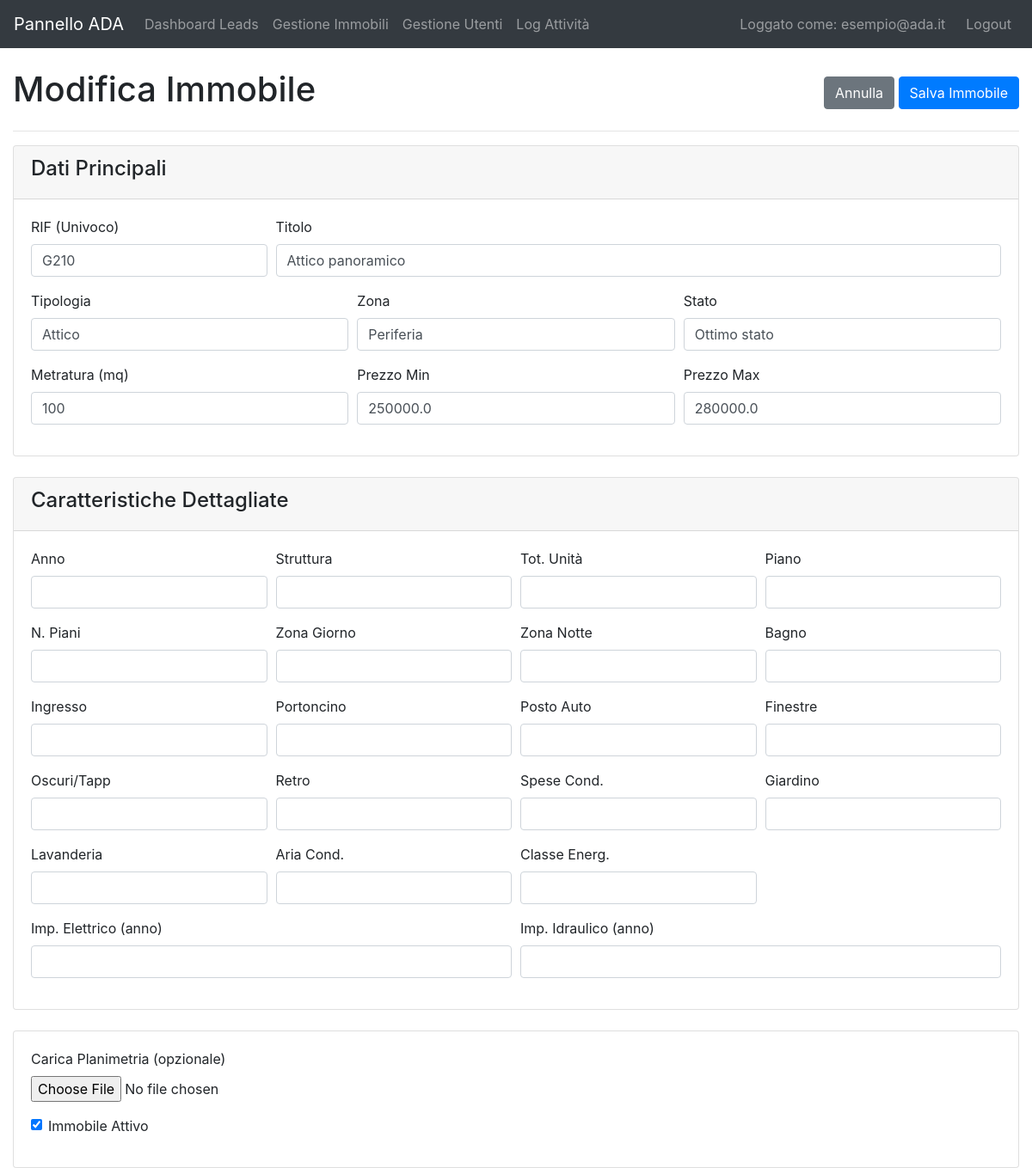
Screenshot of /admin/property/edit/3 (signed in) with the database file from the repository.
### app/models.py (models this page shows, shortened)
class User(UserMixin, db.Model):
    __tablename__ = 'users'
    id = db.Column(db.Integer, primary_key=True)
    email = db.Column(db.String(120), unique=True, nullable=False)
    password_hash = db.Column(db.String(128))

class Property(db.Model):
    __tablename__ = 'properties'
    id = db.Column(db.Integer, primary_key=True)
    rif = db.Column(db.String(50), unique=True, nullable=False)
    titolo = db.Column(db.String(200), nullable=False)
    tipologia = db.Column(db.String(100))
    zona = db.Column(db.String(100))
    indirizzo_parziale = db.Column(db.String(200))
    mq = db.Column(db.Integer)
    prezzo_min = db.Column(db.Float)
    prezzo_max = db.Column(db.Float)
    stato = db.Column(db.String(50))
    caratteristiche_json = db.Column(db.JSON)
    attivo = db.Column(db.Boolean, default=True)
    assets = db.relationship('PropertyAsset', backref='property', lazy=True)

### app/admin/routes.py (the view, shortened to what this page needs)
@bp.route('/property/edit/<int:property_id>', methods=['GET', 'POST'])
@login_required
def edit_property(property_id):
    prop = Property.query.get_or_404(property_id)
    return render_template('admin/property_form.html', property=prop)

### app/templates/admin/property_form.html (shortened to what this page needs)
{% extends "admin/base.html" %}
{% block content %}
<form method="POST" enctype="multipart/form-data">
    <div class="d-flex justify-content-between align-items-center mb-3">
        <h1>{{ 'Modifica' if property else 'Aggiungi' }} Immobile</h1>
        <div>
            <a href="{{ url_for('admin.properties') }}" class="btn btn-secondary">Annulla</a>
            <button type="submit" class="btn btn-primary">Salva Immobile</button>
        </div>
    </div>
    <hr>
    <div class="card mb-4">
        <div class="card-header">
            <h4>Dati Principali</h4>
        </div>
        <div class="card-body">
            <div class="form-row">
                <div class="form-group col-md-3">
                    <label for="rif">RIF (Univoco)</label>
                    <input type="text" class="form-control" id="rif" name="rif" value="{{ property.rif if property else '' }}" required>
                </div>
                <div class="form-group col-md-9">
                    <label for="titolo">Titolo</label>
                    <input type="text" class="form-control" id="titolo" name="titolo" value="{{ property.titolo if property else '' }}" required>
                </div>
            </div>
            <div class="form-row">
                <div class="form-group col-md-4">
                    <label for="tipologia">Tipologia</label>
                    <input type="text" class="form-control" id="tipologia" name="tipologia" value="{{ property.tipologia if property else '' }}">
                </div>
                <div class="form-group col-md-4">
                    <label for="zona">Zona</label>
                    <input type="text" class="form-control" id="zona" name="zona" value="{{ property.zona if property else '' }}">
                </div>
                 <div class="form-group col-md-4">
                    <label for="stato">Stato</label>
                    <input type="text" class="form-control" id="stato" name="stato" value="{{ property.stato if property else '' }}">
                </div>
            </div>
            <div class="form-row">
                <div class="form-group col-md-4">
                    <label for="mq">Metratura (mq)</label>
                    <input type="number" class="form-control" id="mq" name="mq" value="{{ property.mq if property else '' }}">
                </div>
                <div class="form-group col-md-4">
                    <label for="prezzo_min">Prezzo Min</label>
                    <input type="number" step="0.01" class="form-control" id="prezzo_min" name="prezzo_min" value="{{ property.prezzo_min if property else '' }}">
                </div>
                <div class="form-group col-md-4">
                    <label for="prezzo_max">Prezzo Max</label>
                    <input type="number" step="0.01" class="form-control" id="prezzo_max" name="prezzo_max" value="{{ property.prezzo_max if property else '' }}">
                </div>
            </div>
        </div>
    </div>
    <div class="card mb-4">
        <div class="card-header">
            <h4>Caratteristiche Dettagliate</h4>
        </div>
        <div class="card-body">
            <div class="form-row">
                <div class="form-group col-md-3"><label for="char_anno">Anno</label><input type="text" class="form-control" id="char_anno" name="char_anno" value="{{ property.caratteristiche_json.get('anno', '') if property }}"></div>
                <div class="form-group col-md-3"><label for="char_struttura">Struttura</label><input type="text" class="form-control" id="char_struttura" name="char_struttura" value="{{ property.caratteristiche_json.get('struttura', '') if property }}"></div>
                <div class="form-group col-md-3"><label for="char_tot_unita">Tot. Unità</label><input type="text" class="form-control" id="char_tot_unita" name="char_tot_unita" value="{{ property.caratteristiche_json.get('tot_unita', '') if property }}"></div>
                <div class="form-group col-md-3"><label for="char_piano">Piano</label><input type="text" class="form-control" id="char_piano" name="char_piano" value="{{ property.caratteristiche_json.get('piano', '') if property }}"></div>
            </div>
            <div class="form-row">
                <div class="form-group col-md-3"><label for="char_n_piani">N. Piani</label><input type="text" class="form-control" id="char_n_piani" name="char_n_piani" value="{{ property.caratteristiche_json.get('n_piani', '') if property }}"></div>
                <div class="form-group col-md-3"><label for="char_zona_giorno">Zona Giorno</label><input type="text" class="form-control" id="char_zona_giorno" name="char_zona_giorno" value="{{ property.caratteristiche_json.get('zona_giorno', '') if property }}"></div>
                <div class="form-group col-md-3"><label for="char_zona_notte">Zona Notte</label><input type="text" class="form-control" id="char_zona_notte" name="char_zona_notte" value="{{ property.caratteristiche_json.get('zona_notte', '') if property }}"></div>
                <div class="form-group col-md-3"><label for="char_bagno">Bagno</label><input type="text" class="form-control" id="char_bagno" name="char_bagno" value="{{ property.caratteristiche_json.get('bagno', '') if property }}"></div>
            </div>
             <div class="form-row">
                <div class="form-group col-md-3"><label for="char_ingresso">Ingresso</label><input type="text" class="form-control" id="char_ingresso" name="char_ingresso" value="{{ property.caratteristiche_json.get('ingresso', '') if property }}"></div>
                <div class="form-group col-md-3"><label for="char_portoncino">Portoncino</label><input type="text" class="form-control" id="char_portoncino" name="char_portoncino" value="{{ property.caratteristiche_json.get('portoncino', '') if property }}"></div>
                <div class="form-group col-md-3"><label for="char_posto_auto">Posto Auto</label><input type="text" class="form-control" id="char_posto_auto" name="char_posto_auto" value="{{ property.caratteristiche_json.get('posto_auto', '') if property }}"></div>
                <div class="form-group col-md-3"><label for="char_finestre">Finestre</label><input type="text" class="form-control" id="char_finestre" name="char_finestre" value="{{ property.caratteristiche_json.get('finestre', '') if property }}"></div>
            </div>
             <div class="form-row">
                <div class="form-group col-md-3"><label for="char_oscuri_tapp">Oscuri/Tapp</label><input type="text" class="form-control" id="char_oscuri_tapp" name="char_oscuri_tapp" value="{{ property.caratteristiche_json.get('oscuri_tapp', '') if property }}"></div>
                <div class="form-group col-md-3"><label for="char_retro">Retro</label><input type="text" class="form-control" id="char_retro" name="char_retro" value="{{ property.caratteristiche_json.get('retro', '') if property }}"></div>
                <div class="form-group col-md-3"><label for="char_spese_cond">Spese Cond.</label><input type="text" class="form-control" id="char_spese_cond" name="char_spese_cond" value="{{ property.caratteristiche_json.get('spese_cond', '') if property }}"></div>
                <div class="form-group col-md-3"><label for="char_giardino">Giardino</label><input type="text" class="form-control" id="char_giardino" name="char_giardino" value="{{ property.caratteristiche_json.get('giardino', '') if property }}"></div>
            </div>
            <div class="form-row">
                <div class="form-group col-md-3"><label for="char_lavanderia">Lavanderia</label><input type="text" class="form-control" id="char_lavanderia" name="char_lavanderia" value="{{ property.caratteristiche_json.get('lavanderia', '') if property }}"></div>
                <div class="form-group col-md-3"><label for="char_aria_cond">Aria Cond.</label><input type="text" class="form-control" id="char_aria_cond" name="char_aria_cond" value="{{ property.caratteristiche_json.get('aria_cond', '') if property }}"></div>
                <div class="form-group col-md-3"><label for="char_classe_energ">Classe Energ.</label><input type="text" class="form-control" id="char_classe_energ" name="char_classe_energ" value="{{ property.caratteristiche_json.get('classe_energ', '') if property }}"></div>
            </div>
             <div class="form-row">
                <div class="form-group col-md-6"><label for="char_imp_elettrico">Imp. Elettrico (anno)</label><input type="text" class="form-control" id="char_imp_elettrico" name="char_imp_elettrico" value="{{ property.caratteristiche_json.get('imp_elettrico', '') if property }}"></div>
                <div class="form-group col-md-6"><label for="char_imp_idraulico">Imp. Idraulico (anno)</label><input type="text" class="form-control" id="char_imp_idraulico" name="char_imp_idraulico" value="{{ property.caratteristiche_json.get('imp_idraulico', '') if property }}"></div>
            </div>
        </div>
    </div>
    <div class="card">
        <div class="card-body">
            <div class="form-group">
                <label for="planimetria">Carica Planimetria (opzionale)</label>
                <input type="file" class="form-control-file" id="planimetria" name="planimetria">
            </div>
            <div class="form-group form-check">
                <input type="checkbox" class="form-check-input" id="attivo" name="attivo" value="y" {% if not property or property.attivo %}checked{% endif %}>
                <label class="form-check-label" for="attivo">Immobile Attivo</label>
            </div>
        </div>
    </div>
</form>
{% endblock %}

### app/templates/admin/base.html (shortened to what this page needs)
<!DOCTYPE html>
<html lang="it">
<head>
    <link rel="stylesheet" href="https://stackpath.bootstrapcdn.com/bootstrap/4.5.2/css/bootstrap.min.css">
</head>
<body>
    <nav class="navbar navbar-expand-lg navbar-dark bg-dark">
        <a class="navbar-brand" href="{{ url_for('admin.dashboard') if current_user.is_authenticated else url_for('main.index') }}">Pannello ADA</a>
        <div class="collapse navbar-collapse" id="navbarNav">
            <ul class="navbar-nav mr-auto">
                {% if current_user.is_authenticated %}
                <li class="nav-item">
                    <a class="nav-link" href="{{ url_for('admin.dashboard') }}">Dashboard Leads</a>
                </li>
                <li class="nav-item">
                    <a class="nav-link" href="{{ url_for('admin.properties') }}">Gestione Immobili</a>
                </li>
                <li class="nav-item">
                    <a class="nav-link" href="{{ url_for('admin.users') }}">Gestione Utenti</a>
                </li>
                <li class="nav-item">
                    <a class="nav-link" href="{{ url_for('admin.logs') }}">Log Attività</a>
                </li>
                {% endif %}
            </ul>
            <ul class="navbar-nav">
                 {% if current_user.is_authenticated %}
                 <li class="nav-item">
                    <span class="navbar-text mr-3">
                        Loggato come: {{ current_user.email }}
                    </span>
                 </li>
                 <li class="nav-item">
                    <a class="nav-link" href="{{ url_for('admin.logout') }}">Logout</a>
                </li>
                {% endif %}
            </ul>
        </div>
    </nav>
    <div class="container-fluid mt-4">
        {% block content %}{% endblock %}
    </div>
</body>
</html>

### rows the page displays
User: email "esempio@ada.it"
Property: rif "G210", titolo "Attico panoramico", tipologia "Attico", zona "Periferia", stato "Ottimo stato", mq "100", prezzo_min "250000.0", prezzo_max "280000.0", attivo "☑"

### other values shown
{{ 'Modifica' if property else 'Aggiungi' }} "Modifica"
